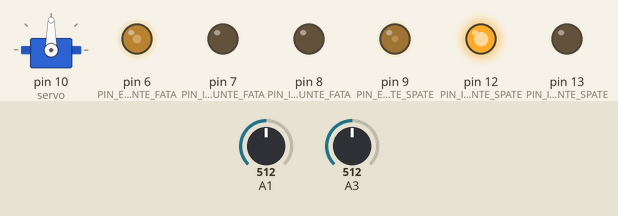
Simulated run of this program. Board: Arduino Mega 2560, built with avr-gcc and run on an emulated ATmega2560. Shown: servo, output pins drawn as LEDs (lit = HIGH). The inputs (shaded band) are chosen by the test bench; at power-on: A1 = 512, A3 = 512.

Above: at 1.2 s.
1.3 s: A1 set to 420
2.8 s: A1 set to 400
At 4.0 s:
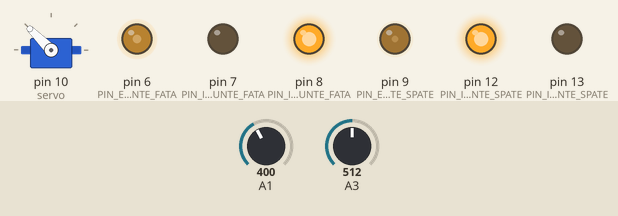
Timing chart, 0 to 5.8 s (numbered marks = the images above; inputs shaded):
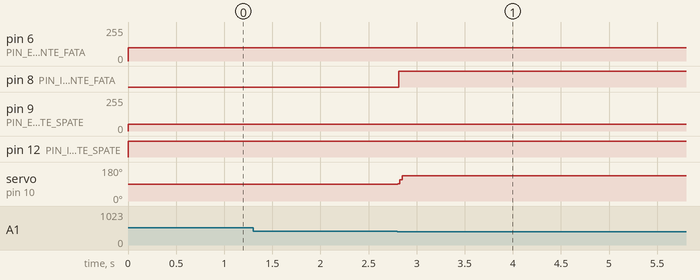

The program:

main.cpp
```cpp
#include <Arduino.h>
#include <Servo.h>
#include "InfraRed.h"
#include "Direction.h"
#include "SteerMotor.h"
#include "DriveMotor.h"
#include "SteerState.h"
#include "CCar.h"

CCar car;
void setup() {
 Serial.begin(9600);
 car.Init();
}

void loop() {
  car.Loop();
}
```

CCar.cpp
```cpp
#include <Arduino.h>
#include <Servo.h>
#include "InfraRed.h"
#include "Direction.h"
#include "SteerMotor.h"
#include "DriveMotor.h"
#include "SteerState.h"
#include "CCar.h"
#include "pins.h"

CCar::CCar()
{
    steerMotor = CSteerMotor(PIN_ENA_PUNTE_FATA, PIN_INPUT_3_PUNTE_FATA, PIN_INPUT_4_PUNTE_FATA);
    steerState = CSteerState(PIN_OUTPUT_IR_STANGA, PIN_OUTPUT_IR_DREAPTA);
    driveMotor = CDriveMotor(PIN_ENB_PUNTE_SPATE, PIN_INPUT_1_PUNTE_SPATE, PIN_INPUT_2_PUNTE_SPATE);
}

CCar::~CCar()
{
}


void CCar::Init(){
    steerMotor.Init();
    steerState.Init();
    driveMotor.Init();
}

void CCar::Loop(){
    steerState.Loop();
    steerMotor.WriteSpeed(100/*directionState.GetPredictedTurnSpeed()*/, steerState.GetPredictedSteerDirection());
    driveMotor.WriteSpeed(50, DriveDirection::FORWARD);
}
```

CCar.h
```cpp
#pragma once
class CCar
{
private:
    int turnAngle = 0;
    CSteerState steerState;
    CSteerMotor steerMotor;
    CDriveMotor driveMotor;
public:
    CCar();
    ~CCar();

    void Init();
    void Loop();
};
```

Direction.h
```cpp
#pragma once
enum class SteerDirection : unsigned char
{
    NONE = 0,
    LEFT = 1,
    RIGHT = 2,
};
enum class DriveDirection : unsigned char {
    NONE = 0,
    FORWARD = 1,
    BACKWARD = 2
};
```

DriveMotor.cpp
```cpp
#include <Arduino.h>
#include "Direction.h"
#include "DriveMotor.h"

CDriveMotor::CDriveMotor(unsigned char _pin_PWM, unsigned char _pin_in1, unsigned char _pin_in2)
{
    pin_PWM = _pin_PWM;
    pin_in1 = _pin_in1;
    pin_in2 = _pin_in2;
}

CDriveMotor::~CDriveMotor()
{
}

void CDriveMotor::Init()
{
    pinMode(pin_PWM, OUTPUT);
    pinMode(pin_in1, OUTPUT);
    pinMode(pin_in2, OUTPUT);
}
void CDriveMotor::Loop()
{
    // other logic
}

void CDriveMotor::WriteSpeed(unsigned char _speed, DriveDirection _direction )
{
    analogWrite(pin_PWM, _speed);
    switch (_direction)
    {
    case DriveDirection::FORWARD:
        digitalWrite(pin_in1, HIGH);
        digitalWrite(pin_in2, LOW);
        break;
    case DriveDirection::BACKWARD:
        digitalWrite(pin_in1, LOW);
        digitalWrite(pin_in2, HIGH);
        break;
    default:
        digitalWrite(pin_in1, LOW);
        digitalWrite(pin_in2, LOW);
        break;
    }
}
```

DriveMotor.h
```cpp
#pragma once

class CDriveMotor
{
public:
    CDriveMotor(){};
    ~CDriveMotor();
    CDriveMotor(unsigned char _pin_PWM, unsigned char _pin_in1, unsigned char _pin_in2);
    void Init();
    void Loop();
    void WriteSpeed(unsigned char _speed, DriveDirection _direction = DriveDirection::NONE);
    inline DriveDirection GetCurrentDriveDirection() { return m_Direction; }
private:
    DriveDirection m_Direction = DriveDirection::NONE;
    unsigned char pin_PWM = 0;
    unsigned char pin_in1 = 0;
    unsigned char pin_in2 = 0;
};
```

InfraRed.cpp
```cpp
#include "InfraRed.h"
#include <Arduino.h>

bool CInfraRed::Read()
{
    int val = analogRead(pin);
    if (firstReadValue == -1)
        firstReadValue = val - 100;

    return val <= (firstReadValue);
}
void CInfraRed::Init()
{
    pinMode(pin, INPUT);
}
```

InfraRed.h
```cpp
#pragma once
class CInfraRed {
public:
  CInfraRed(){

  };
  unsigned char pin;
  bool analogPin = false;
  int firstReadValue = -1;
  CInfraRed(unsigned char _pin, bool _analogPin = true) {
    pin = _pin;
    analogPin = _analogPin;
  };

  bool Read();
  void Init();
};
```

SteerMotor.cpp
```cpp
#include "Arduino.h"
#include "Direction.h"
#include "SteerMotor.h"


/*
out4
Input1	Input2	Spinning Direction
Low(0)	Low(0)	Motor OFF
High(1)	Low(0)	Forward
Low(0)	High(1)	Backward
High(1)	High(1)	Motor OFF
*/

CSteerMotor::CSteerMotor(unsigned char _pin_PWM, unsigned char _pin_in1, unsigned char _pin_in2)
{
    pin_PWM = _pin_PWM;
    pin_in1 = _pin_in1;
    pin_in2 = _pin_in2;
}
void CSteerMotor::Init()
{
    pinMode(pin_PWM, OUTPUT);
    pinMode(pin_in1, OUTPUT);
    pinMode(pin_in2, OUTPUT);
}

void CSteerMotor::WriteSpeed(unsigned char speed, SteerDirection _direction)
{
    m_Direction = _direction;

    analogWrite(pin_PWM, speed);

    switch (_direction)
    {
    case SteerDirection::LEFT:
        digitalWrite(pin_in1, HIGH);
        digitalWrite(pin_in2, LOW);
        break;
    case SteerDirection::RIGHT:
        digitalWrite(pin_in1, LOW);
        digitalWrite(pin_in2, HIGH);
        break;
    default:
        digitalWrite(pin_in1, LOW);
        digitalWrite(pin_in2, LOW);
        break;
    }
}
```

SteerMotor.h
```cpp
#pragma once

class CSteerMotor
{
public:
    CSteerMotor(){};
    CSteerMotor(unsigned char _pin_PWM, unsigned char _pin_in1, unsigned char _pin_in2);
    void Init();
    void WriteSpeed(unsigned char _speed, SteerDirection _direction = SteerDirection::NONE);
    inline SteerDirection GetCurrentSteerDirection() { return m_Direction; }
private:
    SteerDirection m_Direction = SteerDirection::NONE;
    unsigned char pin_PWM = 0;
    unsigned char pin_in1 = 0;
    unsigned char pin_in2 = 0;
};
```

SteerState.cpp
```cpp
#include <Arduino.h>
#include <Servo.h>
#include "InfraRed.h"
#include "Direction.h"
#include "SteerState.h"
// in2 pin 3
// in1 pin 4

// enb pin 5
// in4 pin 6

// ena a5

// d6 - ph3
CSteerState::CSteerState(unsigned char _IR_left, unsigned char _IR_right)
{
    left = CInfraRed(_IR_left);
    right = CInfraRed(_IR_right);
    delay = 2;
}
void CSteerState::Init()
{
    left.Init();
    right.Init();
    servo.attach(10);
    nextTimeCalc = millis() + delay;
    servo.write(baseAngle);
}
void CSteerState::Loop()
{
    if ((millis() - lastExecutionTime) >= delay)
    {
        deltaTime = (millis() - lastExecutionTime) / delay;

        if (left.Read())
            targetValue += factor * deltaTime;
        if (right.Read())
            targetValue -= factor * deltaTime;

        targetValue = constrain(targetValue, -45, 45);

        servo.write(baseAngle + targetValue);

        if (targetValue <= -15)
            predictedTurnDirection = SteerDirection::LEFT;
        else if (targetValue >= 15)
            predictedTurnDirection = SteerDirection::RIGHT;

        lastExecutionTime = millis();
    }
}
```

SteerState.h
```cpp
#pragma once

class CSteerState
{
    constexpr static float factor = 1.85;
    constexpr static int baseAngle = 90;

public:
    CSteerState(){};
    CSteerState(unsigned char _IR_left, unsigned char _IR_right);
    void Loop();
    void Init();

    inline SteerDirection &GetPredictedSteerDirection() { return predictedTurnDirection; }

private:
    CInfraRed left;
    CInfraRed right;
    Servo servo;

    SteerDirection predictedTurnDirection = SteerDirection::NONE;
    unsigned long lastExecutionTime = 0;
    float targetValue = 0;
    float deltaTime = 0;
    unsigned long nextTimeCalc = 0;
    unsigned short delay = 0;
};
```

pins.h
```cpp
#define PIN_ENA_PUNTE_FATA 6
#define PIN_INPUT_3_PUNTE_FATA 7
#define PIN_INPUT_4_PUNTE_FATA 8

#define PIN_ENB_PUNTE_SPATE 9
#define PIN_INPUT_1_PUNTE_SPATE 12
#define PIN_INPUT_2_PUNTE_SPATE 13

#define PIN_OUTPUT_IR_STANGA 1  // A1
#define PIN_OUTPUT_IR_DREAPTA 3  // A3
```

Measured:
- the behaviour switches between 413 and 412 on A1 (found by bisection; images 0 and 1)
- after the input at 1.3 s, every drawn part: stays the same
- after the input at 2.8 s, pin 8 (PIN_INPUT_4_PUNTE_FATA): LOW → HIGH at once; servo on pin 10 (servo): 90° → 135° at once
